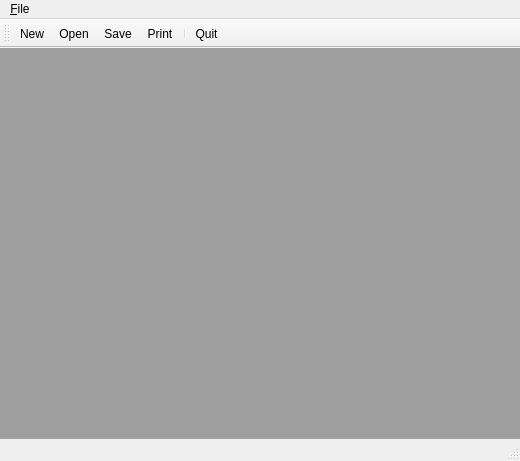
<?xml version="1.0" encoding="UTF-8"?>
<ui version="4.0">
 <class>MainWindow</class>
 <widget class="QMainWindow" name="MainWindow">
  <property name="geometry">
   <rect>
    <x>0</x>
    <y>0</y>
    <width>520</width>
    <height>461</height>
   </rect>
  </property>
  <property name="windowTitle">
   <string>MainWindow</string>
  </property>
  <widget class="QWidget" name="centralwidget">
   <layout class="QHBoxLayout" name="horizontalLayout">
    <property name="leftMargin">
     <number>0</number>
    </property>
    <property name="topMargin">
     <number>0</number>
    </property>
    <property name="rightMargin">
     <number>0</number>
    </property>
    <property name="bottomMargin">
     <number>0</number>
    </property>
    <item>
     <widget class="QMdiArea" name="mdiArea"/>
    </item>
   </layout>
  </widget>
  <widget class="QMenuBar" name="menubar">
   <property name="geometry">
    <rect>
     <x>0</x>
     <y>0</y>
     <width>520</width>
     <height>37</height>
    </rect>
   </property>
   <widget class="QMenu" name="menu_File">
    <property name="title">
     <string>&amp;File</string>
    </property>
    <addaction name="actionNew"/>
    <addaction name="actionOpen"/>
    <addaction name="actionSave"/>
    <addaction name="actioSave_As"/>
    <addaction name="separator"/>
    <addaction name="actionPrint"/>
    <addaction name="separator"/>
    <addaction name="actionQuit"/>
    <addaction name="separator"/>
   </widget>
   <addaction name="menu_File"/>
  </widget>
  <widget class="QStatusBar" name="statusbar"/>
  <widget class="QToolBar" name="toolBar">
   <property name="windowTitle">
    <string>toolBar</string>
   </property>
   <attribute name="toolBarArea">
    <enum>TopToolBarArea</enum>
   </attribute>
   <attribute name="toolBarBreak">
    <bool>false</bool>
   </attribute>
   <addaction name="actionNew"/>
   <addaction name="actionOpen"/>
   <addaction name="actionSave"/>
   <addaction name="actionPrint"/>
   <addaction name="separator"/>
   <addaction name="actionQuit"/>
  </widget>
  <action name="actionNew">
   <property name="icon">
    <iconset theme="QIcon::ThemeIcon::DocumentNew"/>
   </property>
   <property name="text">
    <string>New</string>
   </property>
   <property name="toolTip">
    <string>make a new file</string>
   </property>
   <property name="shortcut">
    <string>Ctrl+N</string>
   </property>
  </action>
  <action name="actionOpen">
   <property name="icon">
    <iconset theme="QIcon::ThemeIcon::DocumentOpen"/>
   </property>
   <property name="text">
    <string>Open</string>
   </property>
   <property name="shortcut">
    <string>Ctrl+O</string>
   </property>
  </action>
  <action name="actionSave">
   <property name="icon">
    <iconset theme="QIcon::ThemeIcon::DocumentSave"/>
   </property>
   <property name="text">
    <string>Save</string>
   </property>
   <property name="shortcut">
    <string>Ctrl+S</string>
   </property>
  </action>
  <action name="actionPrint">
   <property name="icon">
    <iconset theme="QIcon::ThemeIcon::DocumentPrint"/>
   </property>
   <property name="text">
    <string>Print</string>
   </property>
   <property name="shortcut">
    <string>Ctrl+P</string>
   </property>
  </action>
  <action name="actionQuit">
   <property name="icon">
    <iconset theme="QIcon::ThemeIcon::EditClear"/>
   </property>
   <property name="text">
    <string>Quit</string>
   </property>
   <property name="shortcut">
    <string>Ctrl+Q</string>
   </property>
  </action>
  <action name="actioSave_As">
   <property name="text">
    <string>Save As...</string>
   </property>
  </action>
 </widget>
 <resources/>
 <connections/>
</ui>
